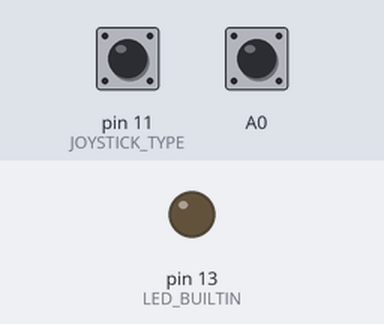
Simulated run of this sketch. Board: Arduino Leonardo, built with avr-gcc and run on an emulated ATmega32U4. Parts: output pins drawn as LEDs (lit = HIGH). The test bench sets the inputs (shaded band); at power-on: A0 HIGH, pin 11 (JOYSTICK_TYPE) HIGH. USB keyboard and mouse output is not drawn.

Above: at 1.2 s.
1.3 s: A0 pulled LOW for 0.15 s
At 1.37 s:
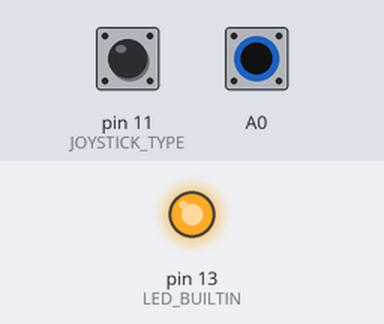
5.9 s: A0 pulled LOW for 3.2 s
At 10.2 s:
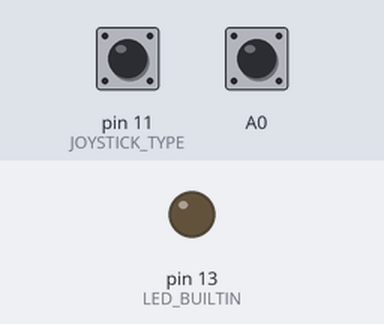
Timing chart, 0 to 11.6 s (numbered marks = the images above; inputs shaded):
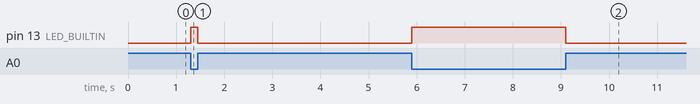

The sketch:

controllerReciever.ino
```cpp
#include "Joystick.h"

const int JOYSTICK_TYPE = 11;

Joystick_ Joystick;
int maxVal = 127;


#include <WSWire.h>
union
{
  float rxFloat;
  byte rxArray[4];
} rxData;

float sensorData[2][3];
int16_t counter = -127;

void setup() {
  Joystick.setXAxisRange(-maxVal, maxVal);
  Joystick.setYAxisRange(-maxVal, maxVal);
  Joystick.setZAxisRange(-maxVal, maxVal);
  Joystick.setRxAxisRange(-maxVal, maxVal);

  Joystick.begin();
  pinMode(JOYSTICK_TYPE, INPUT_PULLUP);

  pinMode(A0, INPUT_PULLUP);
  pinMode(LED_BUILTIN, OUTPUT);


  Wire.begin(4);
  Wire.onReceive(recieveI2C); // register event

  Serial.begin(9600);
}


void loop() {
  counter = (counter + 1) % maxVal;

  updateJoystick();
}


void updateJoystick() {
  // System Disabled
  if (digitalRead(A0) != 0)
  {
    // Turn indicator light off.
    digitalWrite(LED_BUILTIN, 0);
    return;
  }
  // Turn indicator light on.
  digitalWrite(LED_BUILTIN, 1);

  if (digitalRead(JOYSTICK_TYPE) == LOW) {
    Joystick.setXAxis(constrain(sensorData[0][1]*maxVal, -maxVal, maxVal));
    Joystick.setYAxis(constrain(-sensorData[1][1]*maxVal, -maxVal, maxVal));
    Joystick.setZAxis(constrain(sensorData[1][2]*maxVal, -maxVal, maxVal));
    Joystick.setRxAxis(constrain(sensorData[1][0]*maxVal, -maxVal, maxVal));
  } else {
    Joystick.setXAxis(constrain(sensorData[0][1]*maxVal, -maxVal, maxVal));
    Joystick.setYAxis(constrain(-sensorData[1][1]*maxVal, -maxVal, maxVal));
    Joystick.setZAxis(constrain(sensorData[1][2]*maxVal, -maxVal, maxVal));
    Joystick.setRxAxis(constrain(sensorData[0][2]*maxVal, -maxVal, maxVal));
  }
}


void recieveI2C(int howMany) {
  Serial.print("recieced wire: \t");
  int sensorIndex = Wire.read() - 1;
  Serial.print(sensorIndex);

  if (sensorIndex != 0 && sensorIndex != 1) {
    // first flush buffer, then quit
    while (Wire.available()) {
      Wire.read();
    }
    return;
  }

  Serial.print("\t");

  for (int dataIndex = 0; dataIndex < 3; dataIndex++) {
    for (int i = 0; i < 4; i++)
    {
      rxData.rxArray[i] = Wire.read();
    }
    sensorData[sensorIndex][dataIndex] = rxData.rxFloat;
    Serial.print(rxData.rxFloat);
    Serial.print(", ");

  }
  Serial.println();
}
```

Measured:
- after the input at 1.3 s, pin 13 (LED_BUILTIN): LOW → HIGH at once, → LOW 0.15 s later
- after the input at 5.9 s, pin 13 (LED_BUILTIN): LOW → HIGH at once, → LOW 3.2 s later
